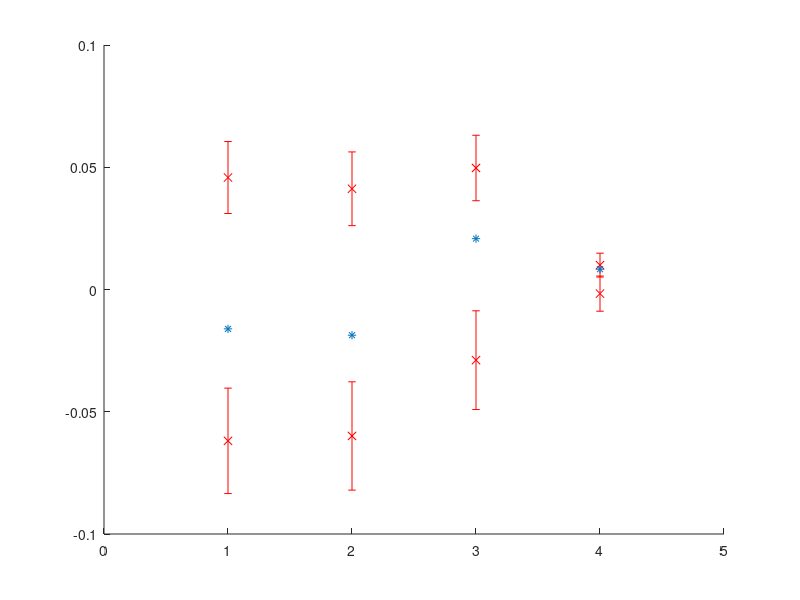

Reproduce this figure in MATLAB. (Note: this script raises an error after producing the figure.)
x = [0:3];
a = [0.0458 0.0412 0.0497 0.00997];
b = [-0.0619 -0.0599 -0.0289 -0.00168]
ea = 1.96*[0.00751 0.00769 0.00683 0.00249];
eb = 1.96*[0.0110 0.0113 0.0103 0.00367]

figure
hold on;
h1 = errorbar(a,ea,'rx')
h2 = errorbar(b,eb,'rx')
h3 = plot(1:4, a+b,'*')
h1.Color = [254 131 29]/256
h2.Color = [17 152 152]/256
h3.Color = [77 45 115]/256

plot([0 10], [0 0], ':', 'Color', 'black');

legend('Female CESD','Male x CESD', 'Male CESD','Location','southeast')

set(gca,'XTick', 1:4 )
set(gca,'XTickLabel',{'Weight Problems', 'Overweight', 'Obese', 'Morbidly Obese'} );

xlim([0 4.3])



%% export plot
hx = xlabel('');
hy = ylabel('');


% the following code makes the plot look nice and increase font size etc.
set(gca,'fontsize',20,'fontname','Helvetica','box','off','tickdir','out','ticklength',[.02 .02],'xcolor',0.5*[1 1 1],'ycolor',0.5*[1 1 1]);
set([hx; hy],'fontsize',18,'fontname','avantgarde','color',[.3 .3 .3]);
%grid on;

hold off;
w = 10; h = 10;
set(gcf, 'PaperPosition', [0 0 w h]); %Position plot at left hand corner with width w and height h.
set(gcf, 'PaperSize', [w h]); %Set the paper to have width w and height h.
 saveas(gcf, '1', 'pdf') %Save figure
 
 %%
 x = [0:3];
a = [0.0458 0.0412 0.0497 0.00997];
b = [-0.0619 -0.0599 -0.0289 -0.00168]
ea = 1.96*[0.00751 0.00769 0.00683 0.00249];
eb = 1.96*[0.0110 0.0113 0.0103 0.00367]

scale = [68.32 67.27 27.14 2.89]/100;


figure
hold on;
h1 = errorbar(a./scale,ea./scale,'rx')
h2 = errorbar(b./scale,eb./scale,'rx')
h3 = plot(1:4, a./scale+b./scale,'*')
h1.Color = [254 131 29]/256
h2.Color = [17 152 152]/256
h3.Color = [77 45 115]/256

plot([0 10], [0 0], ':', 'Color', 'black');

legend('Female CESD','Male x CESD', 'Male CESD','Location','southeast')

set(gca,'XTick', 1:4 )
set(gca,'XTickLabel',{'Weight Problems', 'Overweight', 'Obese', 'Morbidly Obese'} );

xlim([0 4.3])

%% export plot
hx = xlabel('');
hy = ylabel('');


% the following code makes the plot look nice and increase font size etc.
set(gca,'fontsize',20,'fontname','Helvetica','box','off','tickdir','out','ticklength',[.02 .02],'xcolor',0.5*[1 1 1],'ycolor',0.5*[1 1 1]);
set([hx; hy],'fontsize',18,'fontname','avantgarde','color',[.3 .3 .3]);
%grid on;

hold off;
w = 10; h = 10;
set(gcf, 'PaperPosition', [0 0 w h]); %Position plot at left hand corner with width w and height h.
set(gcf, 'PaperSize', [w h]); %Set the paper to have width w and height h.
 saveas(gcf, '2', 'pdf') %Save figure
 